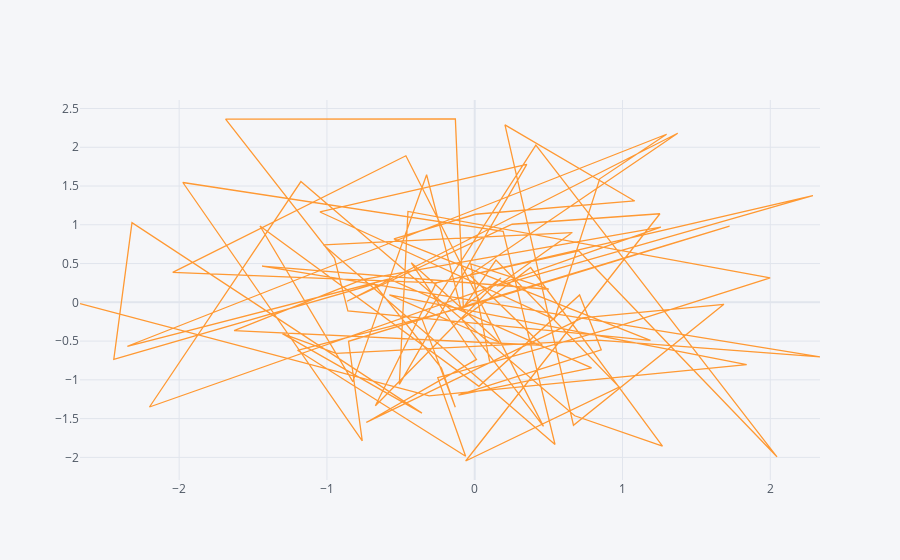

The code cell stored with this chart in its notebook:
### Code cell
df.iplot(kind = 'scatter',x = 'A',y = 'B')
